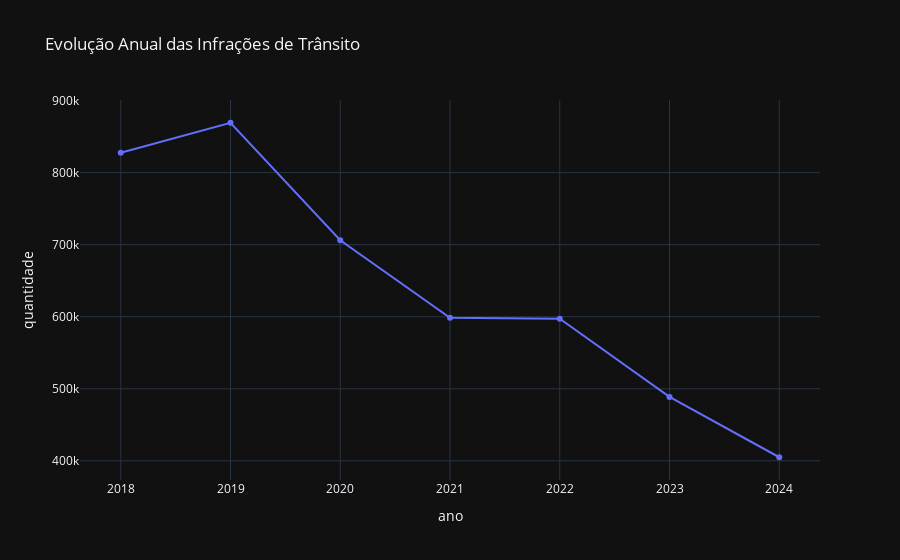

This figure's notebook cell:
### Code cell
fig = px.line(
    contar_ano,
    x='ano',
    y='quantidade',
    title='Evolução Anual das Infrações de Trânsito',
    markers=True,
    template='plotly_dark'
)
fig.show()

### Figure 1 — Plotly figure (JSON) as saved in the notebook; plotly's stock layout.template omitted (floating-point values rounded to 4 significant figures)
{"data": [{"hovertemplate": "ano=%{x}<br>quantidade=%{y}<extra></extra>", "legendgroup": "", "line": {"color": "#636efa", "dash": "solid"}, "marker": {"symbol": "circle"}, "mode": "lines+markers", "name": "", "orientation": "v", "showlegend": false, "type": "scatter", "x": [2018, 2019, 2020, 2021, 2022, 2023, 2024], "xaxis": "x", "y": [827538, 869124, 706108, 598556, 597195, 488728, 404975], "yaxis": "y"}], "layout": {"legend": {"tracegroupgap": 0}, "title": {"text": "Evolução Anual das Infrações de Trânsito"}, "xaxis": {"anchor": "y", "domain": [0, 1], "title": {"text": "ano"}}, "yaxis": {"anchor": "x", "domain": [0, 1], "title": {"text": "quantidade"}}}}
